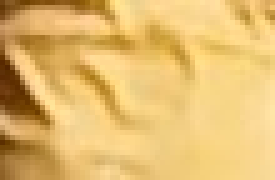
#> input picture AcquisitionProtocols/RSVP aerial imagery dataset/MADALENA_APR_18_DJI/targetObj_colorFinding.jpeg, 55 x 36 px, found by its file name (shown 5 times larger); its folder holds only this picture in this run
$ jupyter execute --allow-errors preprareAcqProtocol_DroneImages.ipynb
#> lines starting #> are read from the running program, lines starting #| are printed output that depends on the picture; long printed decimals are rounded
[cell 1]
import os

# **Reading photos**

[cell 2]
def run_fast_scandir(dir, ext):
    subfolders, datafiles = [], []

    for f in os.scandir(dir):
        if f.is_dir():
            subfolders.append(f.path)
        if f.is_file():
            if os.path.splitext(f.name)[1].lower() in ext:
                datafiles.append(f.path)

    for dir in list(subfolders):
        sf, f = run_fast_scandir(dir, ext)
        subfolders.extend(sf)
        datafiles.extend(f)
    return subfolders, datafiles

# train_im_folder = "C:/Users/migue/OneDrive/Ambiente de Trabalho/Tese/AcquisitionProtocols/RSVP aerial imagery dataset/FEUP_JAN_21_DJI"
test_im_folder = "C:/Users/migue/OneDrive/Ambiente de Trabalho/Tese/AcquisitionProtocols/RSVP aerial imagery dataset/MADALENA_APR_18_DJI"


_, photos = run_fast_scandir(test_im_folder, ".jpg")

[cell 3]
photos

[cell 4]
import cv2
import numpy as np

[cell 5]
imgs = []
for im in photos:
    read_im = cv2.imread(im)
    imgs.append(read_im)

# **Cropping the images**

[cell 6]
# Train Images:
# cropped_im_dir = "C:/Users/migue/OneDrive/Ambiente de Trabalho/Tese/AcquisitionProtocols/RSVP aerial imagery dataset/Cropped_FEUP_JAN_21_DJI"

# Test images:
cropped_im_dir = "C:/Users/migue/OneDrive/Ambiente de Trabalho/Tese/AcquisitionProtocols/RSVP aerial imagery dataset/Cropped_MADALENA_APR_18_DJI"

[cell 7]
# 2 x 3 cropping

DIV_HEIGHT = 2
DIV_WIDTH  = 3

if not os.path.exists(cropped_im_dir): # Check if the directory already exists
    os.makedirs(cropped_im_dir, exist_ok=True)
    # exist_ok=True: This is a parameter of the os.makedirs function. When exist_ok is set to True, it ensures that the function
    # does not raise an error if the directory already exists. This is redundant with the condition however.

    for c , im in enumerate(imgs): # Iteration over all the images
        print(f"Cropping image {c + 1}")

        height, width, color_ch = im.shape

        # // Is the integer division (rounded down)
        h = height // DIV_HEIGHT
        w = width // DIV_WIDTH

        for i in range(DIV_HEIGHT): # Horizontal subparts of the image

            start_y = i * h
            end_y = (i + 1) * h

            for j in range(DIV_WIDTH): # Vertical subparts of the image

                start_x = j * w
                end_x = (j + 1) * w

                cropped_im = im[start_y:end_y, start_x:end_x]

                if(c+1 < 10):
                    aux = "00"
                elif(c+1 >= 10 and c+1 < 100):
                    aux = "0"
                else:
                    aux = ""
                saving_path = f"{cropped_im_dir}/madalenaDrone_{aux}{c+1}_{i+1}x{j+1}.jpg"

                cv2.imwrite(saving_path, cropped_im)

else:
    print("Folder already exists.")

# **Finding the centroid of the red object (me) in the image**

## Using Deep learning model for human pose estimation

[cell 8]
# https://github.com/opencv/opencv/blob/master/samples/dnn/openpose.py

'''

mod = "graph_opt.pb"
mod_path = f"C:/Users/migue/OneDrive/Ambiente de Trabalho/Tese/AcquisitionProtocols/HumanPoseModel/{mod}"
net = cv2.dnn.readNetFromTensorflow(mod_path) # Importing model (weights)

def pose_estimation(image):
    image = cv2.imread(image)

    height, width, _ = image.shape

    inHeight = height
    inWidth = width
    thr = 0.2

    net.setInput(cv2.dnn.blobFromImage(image, 1.0, (inWidth, inHeight), (127.5, 127.5, 127.5), swapRB = True, crop = False))
    out = net.forward()
    out = out[:,:19,:,:]

    BODY_PARTS = { "Head": 0, "Neck": 1, "RShoulder": 2, "RElbow": 3, "RWrist": 4,
                    "LShoulder": 5, "LElbow": 6, "LWrist": 7, "RHip": 8, "RKnee": 9,
                    "RAnkle": 10, "LHip": 11, "LKnee": 12, "LAnkle": 13, "Chest": 14,
                    "Background": 15 }

    POSE_PAIRS = [ ["Head", "Neck"], ["Neck", "RShoulder"], ["RShoulder", "RElbow"],
                    ["RElbow", "RWrist"], ["Neck", "LShoulder"], ["LShoulder", "LElbow"],
                    ["LElbow", "LWrist"], ["Neck", "Chest"], ["Chest", "RHip"], ["RHip", "RKnee"],
                    ["RKnee", "RAnkle"], ["Chest", "LHip"], ["LHip", "LKnee"], ["LKnee", "LAnkle"] ]


    points = []
    for i in range(len(BODY_PARTS)):
        # Slice heatmap of corresponding body's part.
        heatMap = out[0, i, :, :]

        # Originally, we try to find all the local maximums. To simplify a sample
        # we just find a global one. However only a single pose at the same time
        # could be detected this way.
        _, conf, _, point = cv2.minMaxLoc(heatMap)
        x = (width * point[0]) / out.shape[3]
        y = (height * point[1]) / out.shape[2]

        # Add a point if it's confidence is higher than threshold.
        points.append((int(x), int(y)) if conf > thr else None)

    for pair in POSE_PAIRS:
        partFrom = pair[0]
        partTo = pair[1]
        assert(partFrom in BODY_PARTS)
        assert(partTo in BODY_PARTS)

        idFrom = BODY_PARTS[partFrom]
        idTo = BODY_PARTS[partTo]

        if points[idFrom] and points[idTo]:
            cv2.line(image, points[idFrom], points[idTo], (0, 0, 0), 3)
            cv2.ellipse(image, points[idFrom], (3, 3), 0, 0, 360, (0, 0, 255), cv2.FILLED)
            cv2.ellipse(image, points[idTo], (3, 3), 0, 0, 360, (0, 0, 255), cv2.FILLED)

    t, _ = net.getPerfProfile()
    freq = cv2.getTickFrequency() / 1000

    return image


_, cropped_images = run_fast_scandir(cropped_im_dir, ".jpg")
for count, im in enumerate(cropped_images):
    pose = pose_estimation(im)
    cv2.imshow("Human detection", pose)
    cv2.waitKey(1500)
    cv2.destroyAllWindows()
    '''

## Using a color mask

### Finding the specific HSV values of the target object (red color shirt)

[cell 9]
object_color_image = cv2.imread("C:/Users/migue/OneDrive/Ambiente de Trabalho/Tese/AcquisitionProtocols/RSVP aerial imagery dataset/MADALENA_APR_18_DJI/targetObj_colorFinding.jpeg")
#> object_color_image is the input picture: shape (36, 55, 3); mean B, G, R 110.8, 187.4, 227.8
cv2.imshow('Test Image', object_color_image)
cv2.waitKey(3000)
cv2.destroyAllWindows()

# Convert BGR to HSV
hsv_image = cv2.cvtColor(object_color_image, cv2.COLOR_BGR2HSV)
#> hsv_image: shape (36, 55, 3); mean H, S, V 19.6, 135.5, 227.8
cv2.imwrite("C:/Users/migue/OneDrive/Ambiente de Trabalho/Tese/AcquisitionProtocols/RSVP aerial imagery dataset/MADALENA_APR_18_DJI/targetObj_colorFinding_HSV.jpeg", hsv_image)

# Extract the H channel
h_channel = hsv_image[:, :, 0]
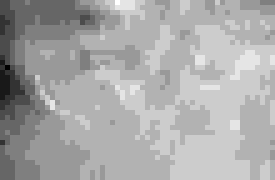
#> h_channel: shape (36, 55) (shown 5 times larger); min 13, max 23, mean 19.6; drawn with min black and max white
s_channel = hsv_image[:, :, 1]
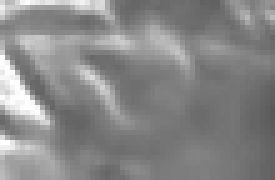
#> s_channel: shape (36, 55) (shown 5 times larger); min 88, max 255, mean 135.5
v_channel = hsv_image[:, :, 2]
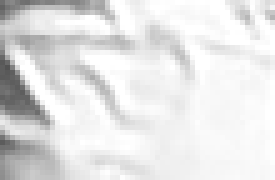
#> v_channel: shape (36, 55) (shown 5 times larger); min 83, max 255, mean 227.8

# Calculate the average value of all color channels
average_h = np.mean(h_channel)
#> average_h = 19.64
average_s = np.mean(v_channel)
#> average_s = 227.8
average_v = np.mean(v_channel)
#> average_v = 227.8

# Calculate the standard variation of all color channels

std_h = np.std(h_channel)
#> std_h = 1.45
std_s = np.std(s_channel)
#> std_s = 31.68
std_v = np.std(v_channel)
#> std_v = 34.61

print(f"Average H value: {average_h} +/- {std_h} | Average S value: {average_s} +/- {std_s} | Average V value: {average_v} +/- {std_v}" )
#| Average H value: 19.638 +/- 1.454 | Average S value: 227.762 +/- 31.681 | Average V value: 227.762 +/- 34.608

### Function that displays the color HSV range determined according to cv2 package and finds the corresponding HEX color code

[cell 10]
def hex_color_code(hue, saturation, value):

    # Convert HSV to BGR (OpenCV uses BGR by default)
    hsv_color = np.uint8([[([hue, saturation, value])]])  # Reshape for OpenCV
    bgr_color = cv2.cvtColor(hsv_color, cv2.COLOR_HSV2BGR)[0][0]

    # Extract BGR channels
    blue = bgr_color[0]
    green = bgr_color[1]
    red = bgr_color[2]

    # Convert each channel to a 2-digit hex string with zero-padding
    hex_code = "#" + format(red, '02x') + format(green, '02x') + format(blue, '02x')

    # Print the hex code
    print(f"Hue (0-179): {round(hue,3)} | Saturation (0-255): {round(saturation,3)} | Value (0-255): {round(value,3)} | Hex code: {hex_code}")

[cell 11]
hex_color_code(173.340, 206.377, 206.377)

### Apllying the correct HSV ranges for the target objects

The sub-images that only demonstrated the ceilling were eliminated, thus remaining 261 images on the DB (vs 378 originally)

[cell 12]
import pandas as pd

[cell 13]
_, cropped_images = run_fast_scandir(cropped_im_dir, ".jpg")

'''
# Train range

clearance = 3   # Clearance: 3 x std
h_clearance = 5 # Clearance: 5 x std (Hue/color channel)
'''

# Test range

clearance = 2   # Clearance: 3 x std
h_clearance = 1 # Clearance: 5 x std (Hue/color channel)

all_hsvIms = []
all_conditions = []
all_centroids = []

t_count = 0
nt_count = 0

int_cent = []

# Defines the range of red color in HSV (https://colorpicker.me)
lower_red = np.array([average_h - h_clearance * std_h, average_s - clearance * std_s, average_v - clearance * std_v])
#> lower_red = [18.18, 164.4, 158.5]
upper_red = np.array([average_h + h_clearance * std_h, average_s + clearance * std_s, average_v + clearance * std_v])
#> upper_red = [21.09, 291.1, 297]

for count, im in enumerate(cropped_images):

    # Reads the image using OpenCV
    im = im.replace( '/', '\\')
    img = cv2.imread(im)
    img = cv2.resize(img, None, fx=0.5, fy=0.5)

    all_hsvIms.append(im)

    # Image sizes
    height, width, _ = img.shape
    print(f"------- Image {count + 1} -------")
    print(f"Image size: {height} x {width} px")

    # Converts the image from BGR to HSV color space
    hsv_img = cv2.cvtColor(img, cv2.COLOR_BGR2HSV)

    #The image is converted to the HSV (Hue, Saturation, Value) color space because it provides a more
    #intuitive way to represent colors, making it easier to isolate a specific color range, such as red.
    # This is because the whole color information is on the first channel, Hue.

    # Thresholds the image with a mask to get only red pixels
    '''
    This binarizes the portions of the image contained between the lower_red and upper_red range.
    The pixel values contained in that HSV range will have the value of 1 and the rest the value
    of 0 on the binarized image.
    '''
    mask = cv2.inRange(hsv_img, lower_red, upper_red)

    # Finds contours in the binary image
    contours, _ = cv2.findContours(mask, cv2.RETR_EXTERNAL, cv2.CHAIN_APPROX_SIMPLE)
    '''
    cv2.RETR_EXTERNAL: This retrieves only the extreme outer contours. This means it will identify the outermost
    boundaries of connected components in the foreground (white) regions of the mask image.

    cv2.CHAIN_APPROX_SIMPLE: This method stores only the endpoints of the contours, resulting in a more compressed
    representation. This is useful for most basic contour analysis tasks as it reduces memory usage and processing time.
    '''

    if contours:
        # Finds the largest contour (assumed to be the red object)
        largest_contour = max(contours, key=cv2.contourArea)

        # Calculates the centroid of the largest contour
        moments = cv2.moments(largest_contour)

        # Checks if moments['m00'] is not zero before division
        if moments['m00'] != 0:
            # Target image was identified
            all_conditions.append("Target")
            t_count += 1

            if(t_count == 1):
                print("Saving images...")
                cv2.imwrite("C:/Users/migue/OneDrive/Ambiente de Trabalho/Tese/ImTese/HSV_target.png", hsv_img)
                cv2.imwrite("C:/Users/migue/OneDrive/Ambiente de Trabalho/Tese/ImTese/HSVmask_target.png", mask)

            # Image Processing: Moment of Image for Object Detection - https://www.youtube.com/watch?v=RCodqRopMHs
            '''
            M00     = Area of the target object in the image (Counts of 1 in the binarized image)
            M10/M00 = Center coordinate of the target object in the x axis
            M01/M00 = Center coordinate of the target object in the y axis
            M11     = Spread of the target object on the x and y directions
            '''
            centroid_x = int(moments['m10'] / moments['m00'])
            centroid_y = int(moments['m01'] / moments['m00'])
            print(f"Target found - Coordinates: [{centroid_x}, {centroid_y}]")
            all_centroids.append([f"x={centroid_x}, y={centroid_y}"])

            int_cent.append([centroid_x, centroid_y])

            # Draws a circle at the centroid
            cv2.circle(img, (centroid_x, centroid_y), 12, (255, 50, 50), -1) # radius = 15; thickness = -1; blueish = (255, 50, 50) in BGR

            # Displays the image with the centroid to check if the centroid is being determined correctly

            cv2.imshow('Target image', img)
            cv2.waitKey(800) # Time that image stays on the screen in ms (Value of 0 makes the window stay open until manually closed)
            cv2.destroyAllWindows()


        else:
            # Non target image was identified
            nt_count += 1

            all_conditions.append("NonTarget")
            all_centroids.append("0")

            print("Non target image")
    else:
        # Non target image was identified
        nt_count += 1

        all_conditions.append("NonTarget")
        all_centroids.append("0")

        print("Non target image")

        # Supervising/checking algor

        cv2.imshow('Non-target image',img)
        cv2.waitKey(400)
        cv2.destroyAllWindows()


    # Finding the HEX color codes of the HSV color range determined
    if (count == len(cropped_images) - 1):
        print("-----------------------------------------------")
        print("Lower HEX color value: ")
        hex_color_code(lower_red[0], lower_red[1], lower_red[2])
        print("Upper HEX color value: ")
        hex_color_code(upper_red[0], upper_red[1], upper_red[2])
        print("\n")

[cell 14]
import matplotlib.pyplot as plt
from matplotlib.pyplot import figure

int_cent = np.array(int_cent)

figure(figsize = (10, 8))

#> (the rest of this cell did not finish here and is left out)

[cell 15]
print((176.388 - 170.388) / 3)
print((100 * (240.449 - 173.307) / 255 / 3))
print((100 * (263.092 - 149.664) / 255 / 3))

print(((240.449 - 173.307) / 3))
print(((263.092 - 149.664) / 3))

[cell 16]
hex_color_code(170.388 + 2, 172.307 + 22, 149.664 + 37)
